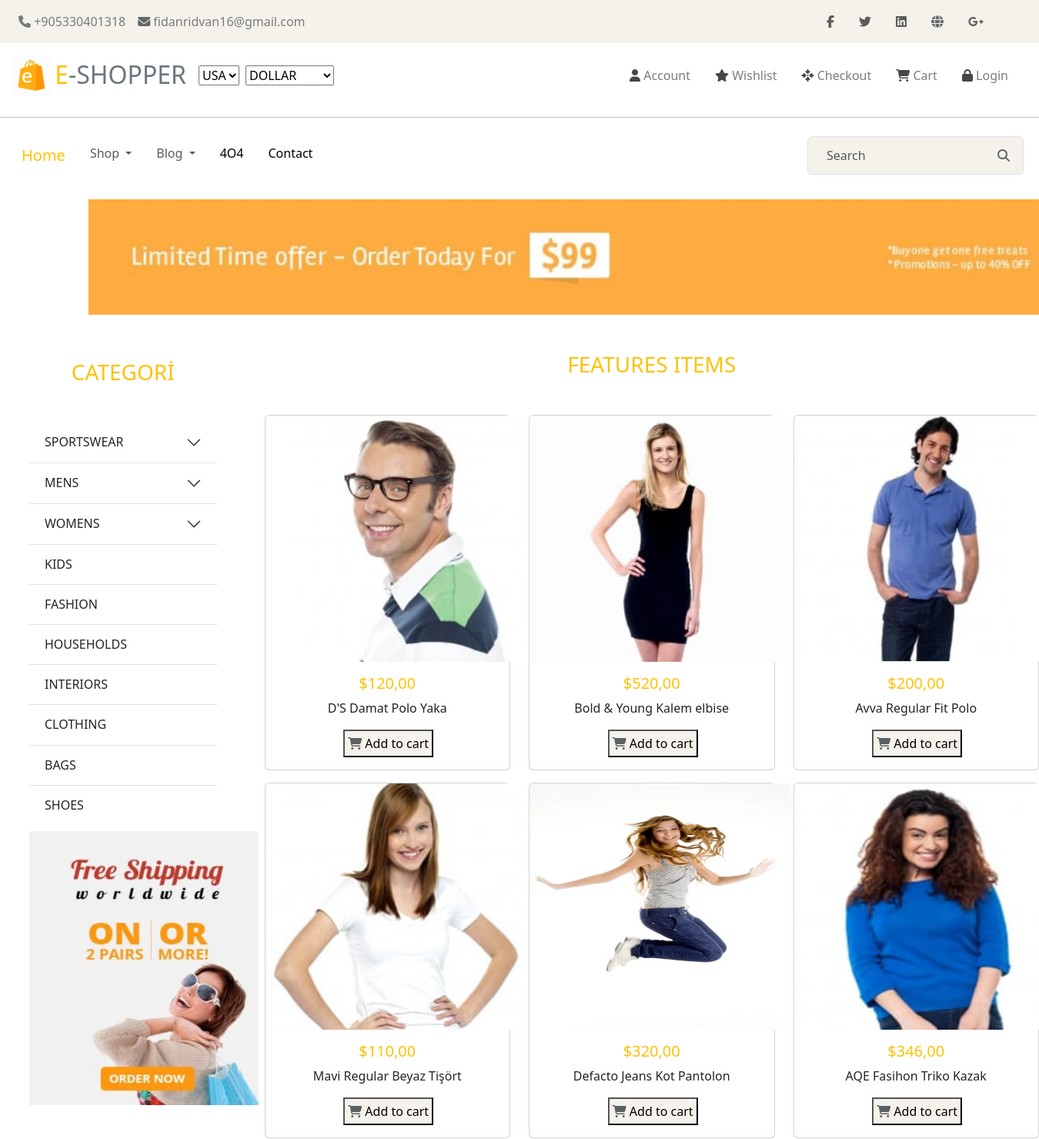
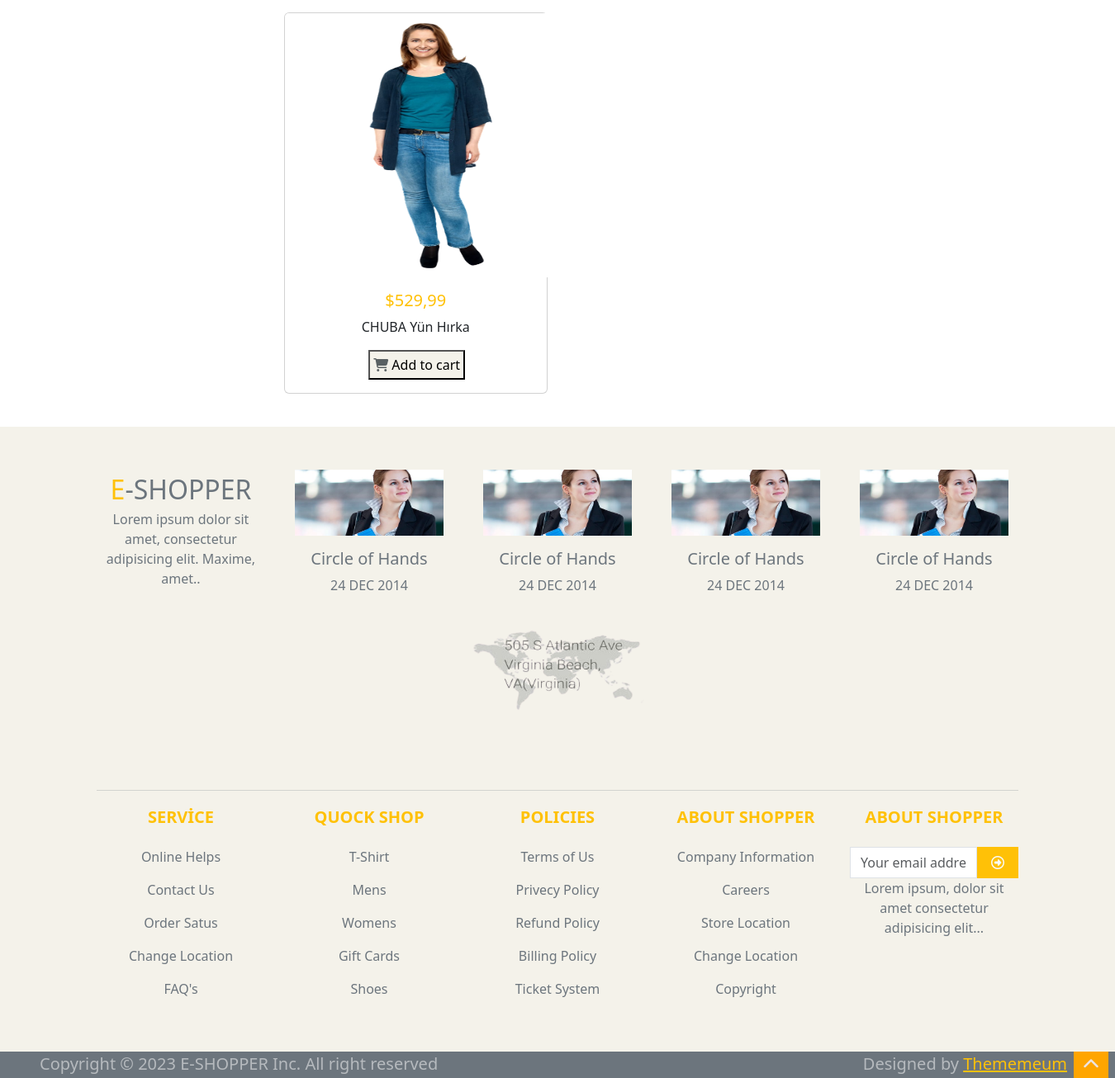
/product, run on the app's committed database (2 pictures, top to bottom).
### movies/models.py (models this page shows, shortened)
class Product(models.Model):
    isim = models.CharField(max_length=50)
    fiyat = models.DecimalField(max_digits=10, decimal_places=2)
    resim = models.FileField(upload_to="ürünler/",verbose_name="Ürün Resmi", null=True,blank=True)

### movies/views.py (the view)
# urls.py: path('product', product, name="shop"),
def product(request):
    ürünler = Product.objects.all()
    search = ""
    if request.GET.get('search'):
        search = request.GET.get('search')
        ürünler = Product.objects.filter(isim__icontains = search)
    context = {
       'ürünler':ürünler
    }
    return render(request, 'shop.html',context)

### templates/shop.html (shortened to what this page needs)
{% extends "index.html" %}
{% load static %}
    {% block content %}
    {% include "includes/_navbar.html" %}
       <div class="row">
        <div class="col-1"></div>
        <div class="col-8 mb-5">
           <img src="{% static 'img/baslık.jpg' %}" style="height: 150px;" alt="">
        </div>
        <div class="col-3"></div>
       </div>
     <div class="row">
        <div class="col-3 rido">
           <h3 class="text-warning text-center mb-5">CATEGORİ</h3>
       <div class="accordion accordion-flush" id="accordionFlushExample">
        <div class="accordion-item">
          <h2 class="accordion-header">
            <button class="accordion-button collapsed" type="button" data-bs-toggle="collapse" data-bs-target="#flush-collapseOne" aria-expanded="false" aria-controls="flush-collapseOne">
              SPORTSWEAR
            </button>
          </h2>
        </div>
        <div class="accordion-item">
          <h2 class="accordion-header">
            <button class="accordion-button collapsed" type="button" data-bs-toggle="collapse" data-bs-target="#flush-collapseTwo" aria-expanded="false" aria-controls="flush-collapseTwo">
              MENS
            </button>
          </h2>
        </div>
        <div class="accordion-item">
          <h2 class="accordion-header">
            <button class="accordion-button collapsed" type="button" data-bs-toggle="collapse" data-bs-target="#flush-collapseThree" aria-expanded="false" aria-controls="flush-collapseThree">
              WOMENS
            </button>
          </h2>
        </div>
        <div class="accordion-item">
          <h2 class="accordion-header">
            <button class="accordion-button1 collapsed" type="button" >
              KIDS
            </button>
          </h2>
        </div>
        <div class="accordion-item">
          <h2 class="accordion-header">
            <button class="accordion-button1 collapsed" type="button">
              FASHION
            </button>
          </h2>
        </div>
        <div class="accordion-item">
          <h2 class="accordion-header">
            <button class="accordion-button1 collapsed" type="button">
              HOUSEHOLDS
            </button>
          </h2>
        </div>
        <div class="accordion-item">
          <h2 class="accordion-header">
            <button class="accordion-button1 collapsed" type="button">
              INTERIORS
            </button>
          </h2>
        </div>
        <div class="accordion-item">
          <h2 class="accordion-header">
            <button class="accordion-button1 collapsed" type="button">
              CLOTHING
            </button>
          </h2>
        </div>
        <div class="accordion-item">
          <h2 class="accordion-header">
            <button class="accordion-button1 collapsed" type="button">
              BAGS
            </button>
          </h2>
        </div>
        <div class="accordion-item">
          <h2 class="accordion-header">
            <button class="accordion-button1 collapsed" type="button">
              SHOES
            </button>
          </h2>
        </div>
      </div>
      <div class="col-12 mt-2">
        <img src="{% static 'img/afiş.jpg' %}" style="width: 300px;" alt="">
      </div>
    </div>
        <div class="col-9">
          <h3 class="text-warning text-center mb-5">FEATURES ITEMS</h3>
          <div class="row">
         {% for i in ürünler %}
         <div class="col-4 mb-3">
          <div class="card">
          {% if i.resim %}
                <img src="{{ i.resim.url }}"  class="card-img-top" alt="..." style="width: 340px; height: 320px;">
            {% else %}
                <img src="{% static 'img/man1.jpg' %}" class="card-img-top" alt="...">
            {% endif %}
            <div class="card-body">
              <h5 class="card-title text-warning text-center">${{i.fiyat}}</h5>
              <p class="card-text text-center">{{i.isim}}</p>
              <button class="p-1 justify-content-center dodo"><i class="fa-solid fa-cart-shopping" style="color: #5a6163;"></i>  Add to cart</button>
            </div>
          </div>
         </div>
         {% endfor %}
        </div>
        </div>
       </div>
{% endblock content %}

### templates/index.html (shortened to what this page needs)
{% load static %}
<!DOCTYPE html>
<html lang="en">
<head>
    <link rel="stylesheet" href="https://cdnjs.cloudflare.com/ajax/libs/font-awesome/6.4.2/css/all.min.css" />
    <link href="https://cdn.jsdelivr.net/npm/bootstrap@5.3.2/dist/css/bootstrap.min.css" rel="stylesheet">
    <link rel="stylesheet" href=" {% static 'style.css' %}">
</head>
<body>
{% block content %}{% endblock content %}
     <footer class="bg-bej text-secondary pt-5 pb-5 mt-4">
      <div class="container text-center text-nd-left">
        <div class="row text-center text-md-left">
          <div class="col  mt-1">
            <span class="text-warning fs-2 fw-medium">E</span><span class="text-secondary fs-2 fw-medium">-SHOPPER</span>
              <p>Lorem ipsum dolor sit amet, consectetur adipisicing elit. Maxime, amet..</p>
          </div>
          <div class="col  mt-1">
             <img src=" {% static 'img/littlewomer1.jpg' %}" alt="" style="width: 180px; height: 80px;">
             <h5 class="mt-3">Circle of Hands</h5>
             <p class="text-secondary">24 DEC 2014</p>
          </div>
          <div class="col  mt-1">
             <img src=" {% static 'img/littlewomer1.jpg' %}" alt="" style="width: 180px; height: 80px;">
             <h5 class="mt-3">Circle of Hands</h5>
             <p class="text-secondary">24 DEC 2014</p>
          </div>
          <div class="col  mt-1">
             <img src=" {% static 'img/littlewomer1.jpg' %}" alt="" style="width: 180px; height: 80px;">
             <h5 class="mt-3">Circle of Hands</h5>
             <p class="text-secondary">24 DEC 2014</p>
          </div>
          <div class="col  mt-1">
             <img src=" {% static 'img/littlewomer1.jpg' %}" alt="" style="width: 180px; height: 80px;">
             <h5 class="mt-3">Circle of Hands</h5>
             <p class="text-secondary">24 DEC 2014</p>
          </div>
          <div class="col  mt-1">
             <img src=" {% static 'img/map.png' %}" alt="" style="width: 250px; height: 200px;">
          </div>
         </div>
         <hr>
        <div class="row text-center text-md-left">
          <div class="col  mt-1">
              <h5 class="text-uppercase mb-4 fw-bold text-warning">SERVİCE</h5>
              <P>Online Helps</P>
              <P>Contact Us</P>
              <P>Order Satus</P>
              <P>Change Location</P>
              <P>FAQ's</P>
          </div>
          <div class="col  mt-1">
              <h5 class="text-uppercase mb-4 fw-bold text-warning">QUOCK SHOP</h5>
              <P>T-Shirt</P>
              <P>Mens</P>
              <P>Womens</P>
              <P>Gift Cards</P>
              <P>Shoes</P>
          </div>
          <div class="col  mt-1">
              <h5 class="text-uppercase mb-4 fw-bold text-warning">POLICIES</h5>
              <P>Terms of Us</P>
              <P>Privecy Policy </P>
              <P>Refund Policy</P>
              <P>Billing Policy</P>
              <P>Ticket System</P>
          </div>
          <div class="col  mt-1">
              <h5 class="text-uppercase mb-4 fw-bold text-warning">ABOUT SHOPPER</h5>
              <P>Company Information</P>
              <P>Careers</P>
              <P>Store Location</P>
              <P>Change Location</P>
              <P>Copyright</P>
          </div>
          <div class="col  mt-1">
              <h5 class="text-uppercase mb-4 fw-bold text-warning">ABOUT SHOPPER</h5>
              <form class="d-flex" role="search">
                <input class="form-control me-0 rounded-0" type="email" placeholder="Your email address" aria-label="Search">
                <button class="btn bg-warning px-3 rounded-0" type="submit"><i class="fa-regular fa-circle-right" style="color: #f9fafa;"></i></button>
              </form>
              <P>Lorem ipsum, dolor sit amet consectetur adipisicing elit...</P>
          </div>
        </div>
      </div>
    </footer>
    <footer>
      <div class="continer-fluid  bg bg-secondary lead text-opacity-100 ps-5 text-white-50 d-flex justify-content-between">
        <div class="div">Copyright  &copy; 2023 E-SHOPPER Inc. All right reserved</div>
        <div class="d-flex justify-content-between">
        <div class="div me-2">Designed by <a class="text-warning" href="">Thememeum</a> </div>
        <div class="rido3 justify-content-end me-2 "><i class="fa-solid fa-chevron-up" style="color: #ece4e4;"></i></div>
      </div>
    </footer>
</body>
</html>

### templates/includes/_navbar.html (shortened to what this page needs)
{% load static %}
<header>
      <nav class="navbar navbar-expand-lg navbar-light bg-bej px-3 mb-1 pe-5">
        <div class="collapse navbar-collapse" id="navbarNav">
            <ul class="navbar-nav">
                <li class="nav-item active">
                    <a class="nav-link" href="#">
                      <i class="fa-solid fa-phone" style="color: #7a7b7f;"></i>
                       <span style="color: #7a7b7f;"> +905330401318 </span>
                    </a>
                </li>
                <li class="nav-item">
                    <a class="nav-link" href="#">
                      <i class="fa-solid fa-envelope" style="color: #646768;"></i>
                  <span style="color: #7a7b7f;">fidanridvan16@gmail.com</span>
                    </a>
                </li>
            </ul>
        </div>
        <div>
            <ul class="navbar-nav">
                <li class="nav-item">
                    <a class="nav-link me-3" href="#">
                      <i class="fa-brands fa-facebook-f" style="color: #5c5c5c;"></i>
                    </a>
                </li>
                <li class="nav-item">
                    <a class="nav-link me-3" href="#">
                      <i class="fa-brands fa-twitter" style="color: #5c5c5c;"></i>
                    </a>
                </li>
                <li class="nav-item">
                    <a class="nav-link me-3" href="#">
                      <i class="fa-brands fa-linkedin" style="color: #5c5c5c;"></i>
                    </a>
                </li>
                <li class="nav-item">
                    <a class="nav-link me-3" href="#">
                      <i class="fa-solid fa-globe" style="color: #686a6e;"></i>
                    </a>
                </li>
                <li class="nav-item">
                    <a class="nav-link me-3" href="#">
                      <i class="fa-brands fa-google-plus-g" style="color: #5c5c5c;"></i>
                    </a>
                </li>
            </ul>
        </div>
    </nav>
      <nav class="navbar navbar-expand-lg navbar-light bg-white px-3">
        <a class="navbar-brand" href="{% url 'index' %}">
            <img src=" {% static 'img/logo.jpg' %}" width="50" height="50" class="d-inline-block align-top" alt="Logo">
            <span class="text-warning fs-2 fw-medium">E</span><span class="text-secondary fs-2 fw-medium">-SHOPPER</span>
        </a>
        <ul class="navbar-nav ">
            <li class="nav-item">
                <select class="custom-select me-2">
                    <option value="1">USA</option>
                </select>
            </li>
            <li class="nav-item">
                <select class="custom-select">
                    <option value="3">DOLLAR</option>
                </select>
            </li>
         </ul>
           <ul class="navbar-nav ms-auto">
            {% if user.is_authenticated %}
            <li class="nav-item bg-bej">
                <a class="nav-link me-3" href="{% url 'register' %}">
                  <i class="fa-solid fa-user" style="color: #474748"></i>
                  <span style="color: #7a7b7f;">{{request.user}}</span>
                </a>
            </li>
            {% else %}
            <li class="nav-item">
                <a class="nav-link me-3" href="{% url 'register' %}">
                  <i class="fa-solid fa-user" style="color: #474748"></i>
                  <span style="color: #7a7b7f;">Account</span>
                </a>
            </li>
            {% endif %}
            <li class="nav-item">
                <a class="nav-link me-3" href="#">
                  <i class="fa-solid fa-star" style="color:#474748"></i>
                  <span style="color: #7a7b7f;">Wishlist</span>
                </a>
            </li>
            <li class="nav-item">
                <a class="nav-link me-3" href="{% url 'shop' %}">
                  <i class="fa-solid fa-arrows-to-dot" style="color: #474748"></i>
                  <span style="color: #7a7b7f;">Checkout</span>
                </a>
            </li>
            <li class="nav-item">
                <a class="nav-link me-3" href="{% url 'cart' %}">
                  <i class="fa-solid fa-cart-shopping" style="color: #474748"></i>
                  <span style="color: #7a7b7f;">Cart</span>
                </a>
            </li>
            <li class="nav-item">
                <a class="nav-link me-3" href="{% url 'login' %}" role="button">
                  <i class="fa-solid fa-lock" style="color: #474748"></i>
                  <span style="color: #7a7b7f;">Login</span>
                </a>
            </li>
          </ul>
    </nav>
    <hr>
      <nav class="navbar navbar-expand-lg bg-transparent mb-4">
        <div class="container-fluid">
          <div class="collapse navbar-collapse" id="navbarSupportedContent">
            <ul class="navbar-nav me-auto mb-2 mb-lg-0 ">
              <li class="nav-item rido2">
                <a class="nav-link active" aria-current="page" href="{% url 'index' %}"> <span class="text-warning fs-5">Home</span> </a>
              </li>
              <li class="nav-item dropdown rido2">
                <a class="nav-link dropdown-toggle" href="#" role="button" data-bs-toggle="dropdown" aria-expanded="false">
                  Shop
                </a>
              </li>
              <li class="nav-item dropdown rido2">
                <a class="nav-link dropdown-toggle" href="#" role="button" data-bs-toggle="dropdown" aria-expanded="false">
                 Blog
                </a>
              </li>
              <ul class="navbar-nav">
                <li class="nav-item rido2">
                  <a class="nav-link active" aria-current="page" href="#">4O4 </a>
                </li>
                <li class="nav-item rido2">
                  <a class="nav-link active" aria-current="page" href="{% url 'contact' %}">Contact </a>
                </li>
              </ul>
            </ul>
          <div class="input-container">
            <form action="{% url 'shop' %}" class="d-flex " role="search">
              <input class="form-control me-2 bg-bej p-4" id="myInput" type="search" name="search" placeholder="Search" aria-label="Search">
              <i class="icon1 pe-3"><i class="fa-solid fa-magnifying-glass" style="color: #636769;"></i></i>
            </form>
          </div>
  </div>
        </div>
      </nav>
 </header>

### static/style.css (style rules this page uses)
* { margin: 0; padding: 0; box-sizing: border-box; }
.bg-bej { background-color:#f4f2ea ; }
.input-container { position: relative; }
#myInput { height: 35px; padding: 0 20px; }
.icon1 { position: absolute; right: 10px; top: 50%; transform: translateY(-50%); color: #666; }
.dodo { margin-left: 30%; background-color: #f4f2ea; }
.accordion-button1 { position: relative; display: flex; align-items: center; width: 100%; padding: var(--bs-accordion-btn-padding-y) var(--bs-accordion-btn-padding-x); font-size: 1rem; color: var(--bs-accordion-btn-color); text-align: left; background-color: var(--bs-accordion-btn-bg); border: 0; border-radius: 0; overflow-anchor: none; transition: var(--bs-accordion-transition); }
.rido { padding: 10px 50px; }
.rido2 { padding:0 8px; }
.rido3 { border: 1px solid orange; background-color: orange; padding: 0 10px; }

### data on the page
Product: resim (picture), fiyat "120,00", isim "D'S Damat Polo Yaka"
Product: resim (picture), fiyat "520,00", isim "Bold & Young Kalem elbise"
Product: resim (picture), fiyat "200,00", isim "Avva Regular Fit Polo"
Product: resim (picture), fiyat "110,00", isim "Mavi Regular Beyaz Tişört"
Product: resim (picture), fiyat "320,00", isim "Defacto Jeans Kot Pantolon"
Product: resim (picture), fiyat "346,00", isim "AQE Fasihon Triko Kazak"
Product: resim (picture), fiyat "529,99", isim "CHUBA Yün Hırka"
